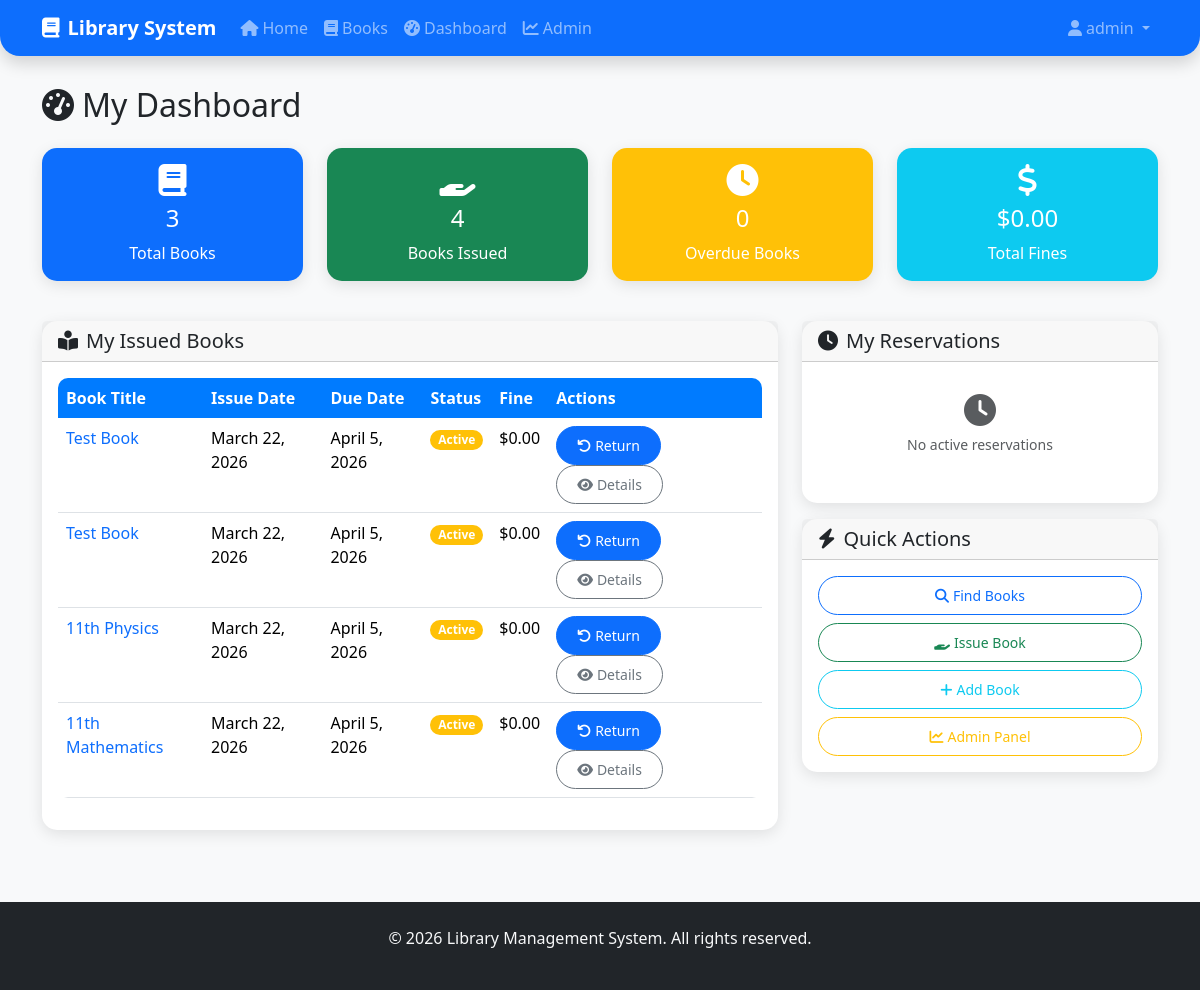
The page /dashboard/ (signed in) on the database its author committed.
### library/models.py (models this page shows, shortened)
class IssueBook(models.Model):
    user = models.ForeignKey(User, on_delete=models.CASCADE)
    book = models.ForeignKey(Book, on_delete=models.CASCADE)
    issue_date = models.DateField(auto_now_add=True)
    due_date = models.DateField()
    return_date = models.DateField(null=True, blank=True)
    returned = models.BooleanField(default=False)
    fine_amount = models.DecimalField(max_digits=10, decimal_places=2, default=0)
    is_overdue = models.BooleanField(default=False)
    def calculate_fine(self):
        if self.returned:
            return 0
        days_overdue = (timezone.now().date() - self.due_date).days
        if days_overdue > 0:
            self.fine_amount = days_overdue * 0.50  # $0.50 per day
            self.is_overdue = True
            self.save()
            return self.fine_amount
        return 0
        return f"{self.user} - {self.book}"

class Book(models.Model):
    title = models.CharField(max_length=200)
    author = models.ForeignKey(Author, on_delete=models.CASCADE)
    category = models.ForeignKey(Category, on_delete=models.CASCADE)
    isbn = models.CharField(max_length=20, unique=True)
    description = models.TextField(blank=True)
    quantity = models.IntegerField(default=1)
    available_quantity = models.IntegerField(default=1)
    cover = models.ImageField(upload_to='books/', blank=True, null=True)
    added_at = models.DateTimeField(auto_now_add=True)
    qr_code = models.ImageField(upload_to='qr_codes/', blank=True, null=True)

### library/views.py (the view)
# urls.py: path('dashboard/', views.dashboard, name='dashboard'),
@login_required
def dashboard(request):
    total_books = Book.objects.count()
    issued_books = IssueBook.objects.filter(user=request.user, returned=False)
    overdue_books = issued_books.filter(due_date__lt=timezone.now().date())
    reservations = Reservation.objects.filter(user=request.user, is_active=True)
    total_fines = sum(issue.calculate_fine() for issue in issued_books)
    context = {
        'total_books': total_books,
        'issued_books': issued_books,
        'overdue_books': overdue_books,
        'reservations': reservations,
        'total_fines': total_fines,
    }
    return render(request, 'dashboard.html', context)

### templates/dashboard.html (shortened to what this page needs)
{% extends 'base.html' %}
{% load static %}
{% block content %}
<div class="container">
    <h2 class="mb-4">
        <i class="fas fa-tachometer-alt me-2"></i>My Dashboard
    </h2>
    <div class="row mb-4">
        <div class="col-md-3 mb-3">
            <div class="card bg-primary text-white h-100">
                <div class="card-body text-center">
                    <i class="fas fa-book fa-2x mb-2"></i>
                    <h4>{{ total_books }}</h4>
                    <p class="mb-0">Total Books</p>
                </div>
            </div>
        </div>
        <div class="col-md-3 mb-3">
            <div class="card bg-success text-white h-100">
                <div class="card-body text-center">
                    <i class="fas fa-hand-holding fa-2x mb-2"></i>
                    <h4>{{ issued_books|length }}</h4>
                    <p class="mb-0">Books Issued</p>
                </div>
            </div>
        </div>
        <div class="col-md-3 mb-3">
            <div class="card bg-warning text-white h-100">
                <div class="card-body text-center">
                    <i class="fas fa-clock fa-2x mb-2"></i>
                    <h4>{{ overdue_books|length }}</h4>
                    <p class="mb-0">Overdue Books</p>
                </div>
            </div>
        </div>
        <div class="col-md-3 mb-3">
            <div class="card bg-info text-white h-100">
                <div class="card-body text-center">
                    <i class="fas fa-dollar-sign fa-2x mb-2"></i>
                    <h4>${{ total_fines|floatformat:2 }}</h4>
                    <p class="mb-0">Total Fines</p>
                </div>
            </div>
        </div>
    </div>
    <div class="row">
        <div class="col-lg-8 mb-4">
            <div class="card">
                <div class="card-header">
                    <h5 class="mb-0">
                        <i class="fas fa-book-reader me-2"></i>My Issued Books
                    </h5>
                </div>
                <div class="card-body">
                    {% if issued_books %}
                        <div class="table-responsive">
                            <table class="table table-hover">
                                <thead>
                                    <tr>
                                        <th>Book Title</th>
                                        <th>Issue Date</th>
                                        <th>Due Date</th>
                                        <th>Status</th>
                                        <th>Fine</th>
                                        <th>Actions</th>
                                    </tr>
                                </thead>
                                <tbody>
                                    {% for issue in issued_books %}
                                    <tr class="{% if issue.is_overdue %}table-danger{% endif %}">
                                        <td>
                                            <a href="{% url 'book_detail' issue.book.id %}" class="text-decoration-none">
                                                {{ issue.book.title }}
                                            </a>
                                        </td>
                                        <td>{{ issue.issue_date }}</td>
                                        <td>{{ issue.due_date }}</td>
                                        <td>
                                            {% if issue.returned %}
                                                <span class="badge bg-success">Returned</span>
                                            {% elif issue.is_overdue %}
                                                <span class="badge bg-danger">Overdue</span>
                                            {% else %}
                                                <span class="badge bg-warning">Active</span>
                                            {% endif %}
                                        </td>
                                        <td>${{ issue.fine_amount|floatformat:2 }}</td>
                                        <td>
                                            {% if not issue.returned %}
                                                <a href="{% url 'return_book' issue.id %}" class="btn btn-sm btn-primary me-1">
                                                    <i class="fas fa-undo me-1"></i>Return
                                                </a>
                                            {% endif %}
                                            <a href="{% url 'book_detail' issue.book.id %}" class="btn btn-sm btn-outline-secondary">
                                                <i class="fas fa-eye me-1"></i>Details
                                            </a>
                                        </td>
                                    </tr>
                                    {% endfor %}
                                </tbody>
                            </table>
                        </div>
                    {% endif %}
                </div>
            </div>
        </div>
        <div class="col-lg-4 mb-4">
            <div class="card">
                <div class="card-header">
                    <h5 class="mb-0">
                        <i class="fas fa-clock me-2"></i>My Reservations
                    </h5>
                </div>
                <div class="card-body">
                    {% if reservations %}
                        {% for reservation in reservations %}
                        <div class="d-flex justify-content-between align-items-center mb-2 p-2 border rounded">
                            <div>
                                <strong>{{ reservation.book.title }}</strong>
                                <br>
                                <small class="text-muted">{{ reservation.reservation_date }}</small>
                            </div>
                            <span class="badge bg-warning">Reserved</span>
                        </div>
                        {% endfor %}
                    {% else %}
                        <div class="text-center py-3">
                            <i class="fas fa-clock fa-2x text-muted mb-2"></i>
                            <p class="text-muted small">No active reservations</p>
                        </div>
                    {% endif %}
                </div>
            </div>
            <div class="card mt-3">
                <div class="card-header">
                    <h5 class="mb-0">
                        <i class="fas fa-bolt me-2"></i>Quick Actions
                    </h5>
                </div>
                <div class="card-body">
                    <a href="{% url 'book_list' %}" class="btn btn-outline-primary btn-sm d-block mb-2">
                        <i class="fas fa-search me-1"></i>Find Books
                    </a>
                    <a href="{% url 'book_list' %}?query=" class="btn btn-outline-success btn-sm d-block mb-2">
                        <i class="fas fa-hand-holding me-1"></i>Issue Book
                    </a>
                    {% if user.is_staff %}
                        <a href="{% url 'add_book' %}" class="btn btn-outline-info btn-sm d-block mb-2">
                            <i class="fas fa-plus me-1"></i>Add Book
                        </a>
                        <a href="{% url 'admin_dashboard' %}" class="btn btn-outline-warning btn-sm d-block">
                            <i class="fas fa-chart-line me-1"></i>Admin Panel
                        </a>
                    {% endif %}
                </div>
            </div>
        </div>
    </div>
</div>
{% endblock %}

### templates/base.html (shortened to what this page needs)
{% load static %}
<!DOCTYPE html>
<html lang="en">
<head>
    <link href="https://cdn.jsdelivr.net/npm/bootstrap@5.3.2/dist/css/bootstrap.min.css" rel="stylesheet">
    <link rel="stylesheet" href="https://cdnjs.cloudflare.com/ajax/libs/font-awesome/6.4.0/css/all.min.css">
    <link rel="stylesheet" href="{% static 'css/style.css' %}">
</head>
<body>
    <nav class="navbar navbar-expand-lg navbar-dark bg-primary shadow">
        <div class="container">
            <a class="navbar-brand fw-bold" href="{% url 'home' %}">
                <i class="fas fa-book me-2"></i>Library System
            </a>
            <div class="collapse navbar-collapse" id="navbarNav">
                <ul class="navbar-nav me-auto">
                    <li class="nav-item">
                        <a class="nav-link" href="{% url 'home' %}"><i class="fas fa-home me-1"></i>Home</a>
                    </li>
                    <li class="nav-item">
                        <a class="nav-link" href="{% url 'book_list' %}"><i class="fas fa-book me-1"></i>Books</a>
                    </li>
                    {% if user.is_authenticated %}
                        <li class="nav-item">
                            <a class="nav-link" href="{% url 'dashboard' %}"><i class="fas fa-tachometer-alt me-1"></i>Dashboard</a>
                        </li>
                        {% if user.is_staff %}
                            <li class="nav-item">
                                <a class="nav-link" href="{% url 'admin_dashboard' %}"><i class="fas fa-chart-line me-1"></i>Admin</a>
                            </li>
                        {% endif %}
                    {% endif %}
                </ul>
                <ul class="navbar-nav">
                    {% if user.is_authenticated %}
                        <li class="nav-item dropdown">
                            <a class="nav-link dropdown-toggle" href="#" id="userDropdown" role="button" data-bs-toggle="dropdown">
                                <i class="fas fa-user me-1"></i>{{ user.username }}
                            </a>
                        </li>
                    {% endif %}
                </ul>
            </div>
        </div>
    </nav>
    <div class="container-fluid mt-4">
        {% block content %}
        {% endblock %}
    </div>
    <footer class="bg-dark text-light mt-5 py-4">
        <div class="container text-center">
            <p>&copy; 2026 Library Management System. All rights reserved.</p>
        </div>
    </footer>
</body>
</html>

### static/css/style.css (style rules this page uses)
body { background: #f8f9fa; font-family: 'Segoe UI', Tahoma, Geneva, Verdana, sans-serif; }
.card { border-radius: 15px; box-shadow: 0 4px 15px rgba(0,0,0,0.1); border: none; transition: all 0.3s ease; }
.navbar { margin-bottom: 30px; border-radius: 0 0 20px 20px; box-shadow: 0 2px 10px rgba(0,0,0,0.1); }
.btn { border-radius: 25px; padding: 8px 20px; font-weight: 500; transition: all 0.3s ease; }
.table { border-radius: 10px; overflow: hidden; }
.table thead th { background-color: #007bff; color: white; border: none; }
.badge { border-radius: 20px; font-size: 0.75em; }
footer { margin-top: 50px; }

### rows shown on the page
IssueBook: book "Test Book", issue_date "March 22, 2026", due_date "April 5, 2026", returned "Active", fine_amount "0.00"
IssueBook: book "Test Book", issue_date "March 22, 2026", due_date "April 5, 2026", returned "Active", fine_amount "0.00"
IssueBook: book "11th Physics", issue_date "March 22, 2026", due_date "April 5, 2026", returned "Active", fine_amount "0.00"
IssueBook: book "11th Mathematics", issue_date "March 22, 2026", due_date "April 5, 2026", returned "Active", fine_amount "0.00"

### other values the page prints
{{ user.username }} "admin"
{{ total_books }} "3"
{{ issued_books|length }} "4"
{{ overdue_books|length }} "0"
{{ total_fines|floatformat:2 }} "0.00"
